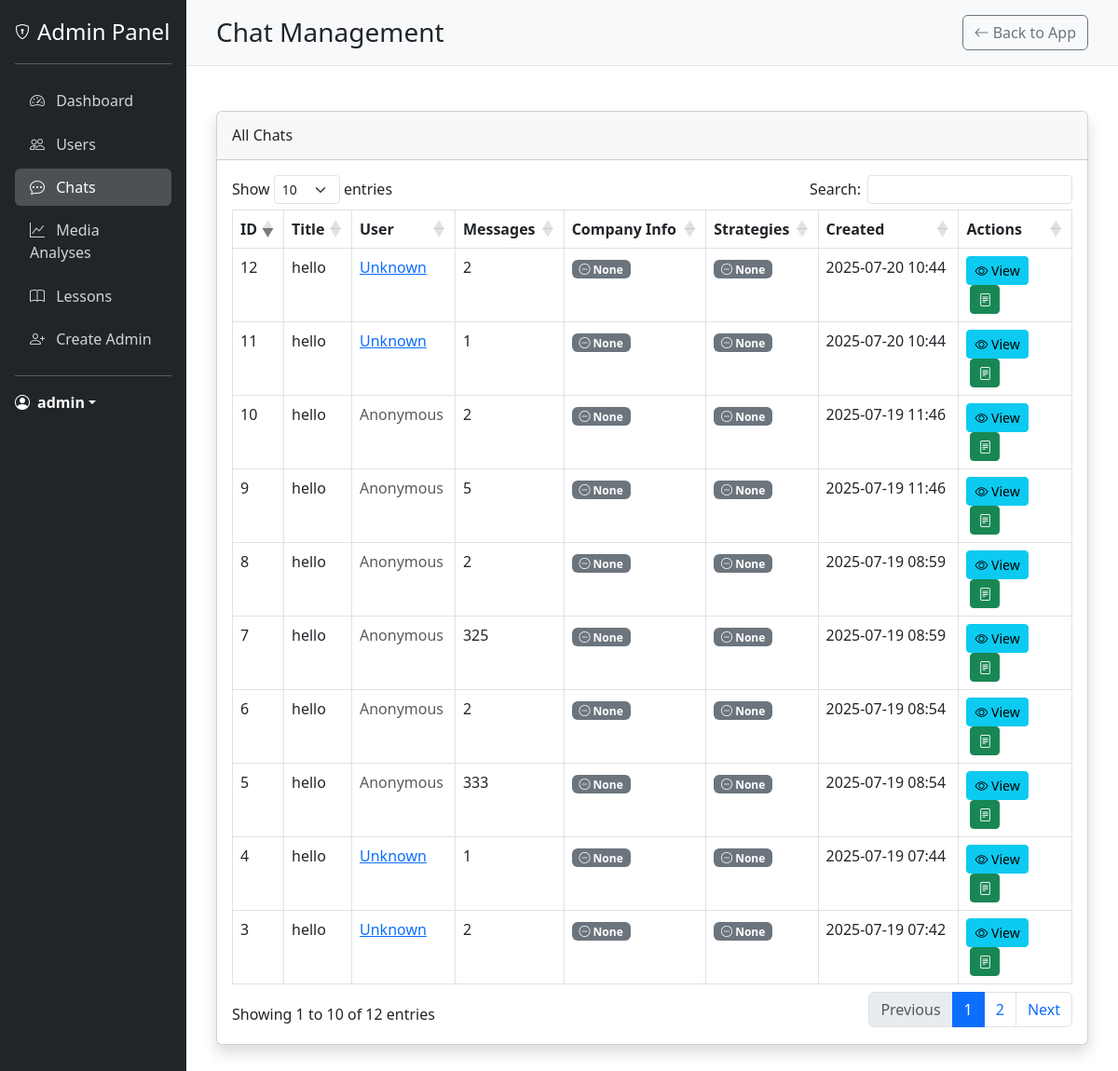
Page /admin/chats (signed in) on the earlier database version.
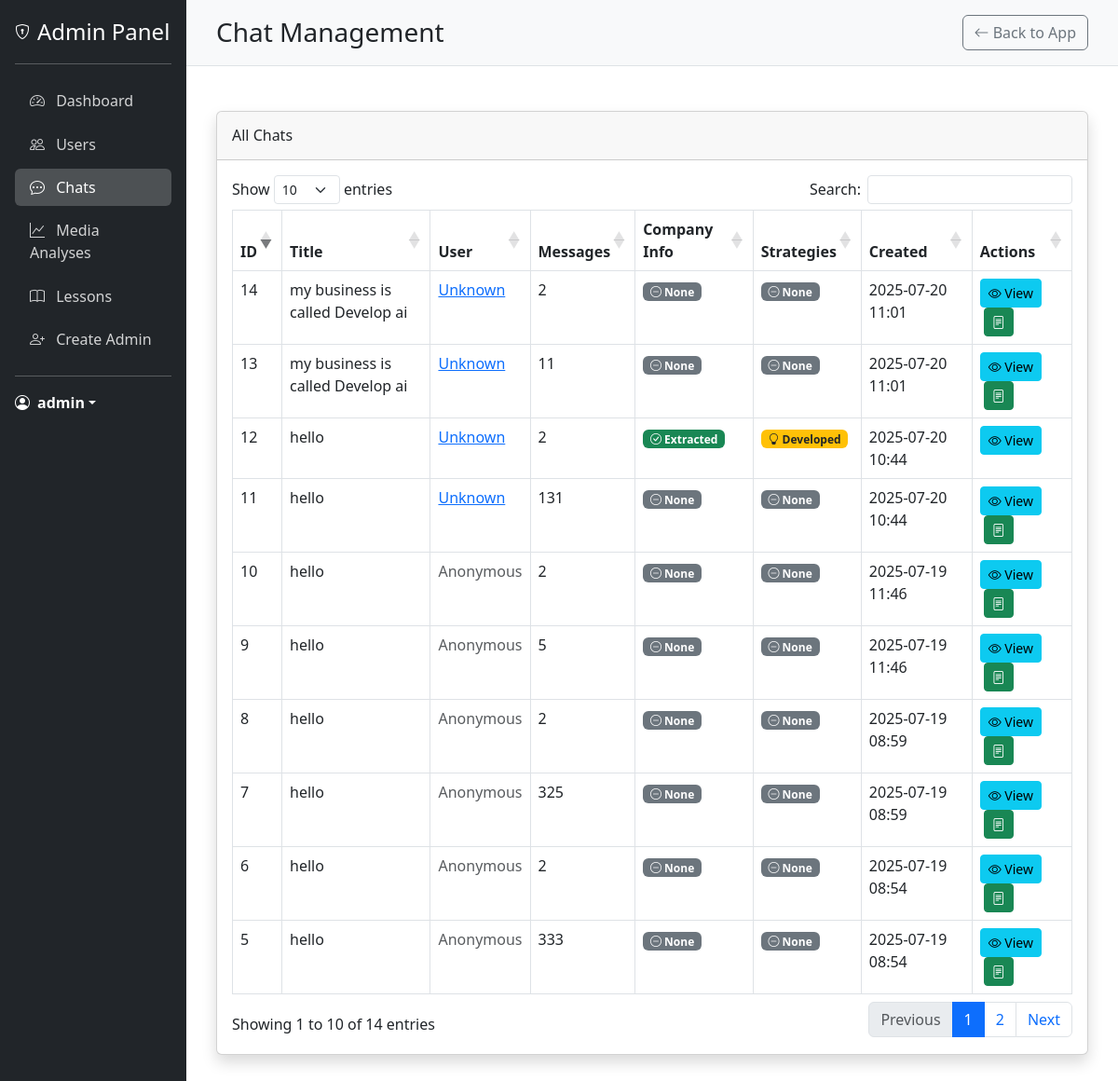
Same page on the later database version.
### models.py (models this page shows, shortened)
class Chat(db.Model):
    __tablename__ = 'chats'
    id = db.Column(db.Integer, primary_key=True)
    user_id = db.Column(db.Integer, db.ForeignKey('users.id'), nullable=True)
    created_at = db.Column(db.DateTime, default=datetime.utcnow)
    updated_at = db.Column(db.DateTime, default=datetime.utcnow, onupdate=datetime.utcnow)
    title = db.Column(db.String(255), nullable=True)  # Optional title based on content
    fact_sheet = db.Column(db.Text, nullable=True)  # Stores extracted company info
    strategies = db.Column(db.Text, nullable=True)  # Stores generated strategies
    messages = relationship("Message", back_populates="chat", cascade="all, delete-orphan")

### app.py (the view)
@app.route('/admin/chats')
@login_required
@admin_required
def admin_chats():
    chats = Chat.query.order_by(Chat.created_at.desc()).all()
    return render_template('admin/chats.html', chats=chats)

### app.py (called while the page is built)
@login_manager.user_loader
def load_user(user_id):
    return User.query.get(int(user_id))

def admin_required(f):
    @wraps(f)
    def decorated_function(*args, **kwargs):
        if not current_user.is_authenticated:
            flash('You need to login first.', 'danger')
            return redirect(url_for('login'))
        if not hasattr(current_user, 'is_admin') or not current_user.is_admin:
            flash('You need admin privileges to access this page.', 'danger')
            return redirect(url_for('landing_page1'))
        return f(*args, **kwargs)
    return decorated_function

### templates/admin/chats.html (shortened to what this page needs)
{% extends "admin/base_admin.html" %}
{% block header %}Chat Management{% endblock %}
{% block content %}
<div class="card shadow mb-4">
    <div class="card-header py-3">
        <h6 class="m-0 font-weight-bold">All Chats</h6>
    </div>
    <div class="card-body">
        <div class="table-responsive">
            <table class="table table-bordered" id="chatsTable" width="100%" cellspacing="0">
                <thead>
                    <tr>
                        <th>ID</th>
                        <th>Title</th>
                        <th>User</th>
                        <th>Messages</th>
                        <th>Company Info</th>
                        <th>Strategies</th>
                        <th>Created</th>
                        <th>Actions</th>
                    </tr>
                </thead>
                <tbody>
                    {% for chat in chats %}
                    <tr>
                        <td>{{ chat.id }}</td>
                        <td>{{ chat.title or 'Untitled Chat' }}</td>
                        <td>
                            {% if chat.user_id %}
                            <a href="{{ url_for('admin_user_detail', user_id=chat.user_id) }}">
                                {{ chat.user.username if chat.user else 'Unknown' }}
                            </a>
                            {% else %}
                            <span class="text-muted">Anonymous</span>
                            {% endif %}
                        </td>
                        <td>{{ chat.messages|length }}</td>
                        <td>
                            {% if chat.fact_sheet %}
                            <span class="badge bg-success"><i class="bi bi-check-circle"></i> Extracted</span>
                            {% else %}
                            <span class="badge bg-secondary"><i class="bi bi-dash-circle"></i> None</span>
                            {% endif %}
                        </td>
                        <td>
                            {% if chat.strategies %}
                            <span class="badge bg-warning text-dark"><i class="bi bi-lightbulb"></i> Developed</span>
                            {% else %}
                            <span class="badge bg-secondary"><i class="bi bi-dash-circle"></i> None</span>
                            {% endif %}
                        </td>
                        <td>{{ chat.created_at.strftime('%Y-%m-%d %H:%M') }}</td>
                        <td>
                            <a href="{{ url_for('admin_chat_detail', chat_id=chat.id) }}" class="btn btn-sm btn-info">
                                <i class="bi bi-eye"></i> View
                            </a>
                            {% if not chat.fact_sheet %}
                            <button class="btn btn-sm btn-success ms-1" onclick="quickExtractFacts({{ chat.id }}, this)" title="Extract Company Info">
                                <i class="bi bi-file-text"></i>
                            </button>
                            {% endif %}
                        </td>
                    </tr>
                    {% endfor %}
                </tbody>
            </table>
        </div>
    </div>
</div>
{% endblock %}
{% block extra_css %}
<link rel="stylesheet" href="https://cdn.datatables.net/1.11.5/css/dataTables.bootstrap5.min.css">
{% endblock %}

Differences in the rows shown:
no longer on this page (row unchanged): Chat: id "4", title "hello", user "Unknown", messages|length "1", shows "None", created_at "2025-07-19 07:44"
no longer on this page (row unchanged): Chat: id "3", title "hello", user "Unknown", messages|length "2", shows "None", created_at "2025-07-19 07:42"
added Chat: id "14", title "my business is called Develop ai", user "Unknown", messages|length "2", shows "None", created_at "2025-07-20 11:01"
added Chat: id "13", title "my business is called Develop ai", user "Unknown", messages|length "11", shows "None", created_at "2025-07-20 11:01"
changed Chat id 12: fact_sheet "None" → "Extracted"; strategies "None" → "Developed"
computed for Chat id 11: messages|length "1" → "131"
Other differences:
text written by a page script: "Show entries Search: Showing 1 to 10 of 12 entries Previous 1 2 Next" → "Show entries Search: Showing 1 to 10 of 14 entries Previous 1 2 Next"
